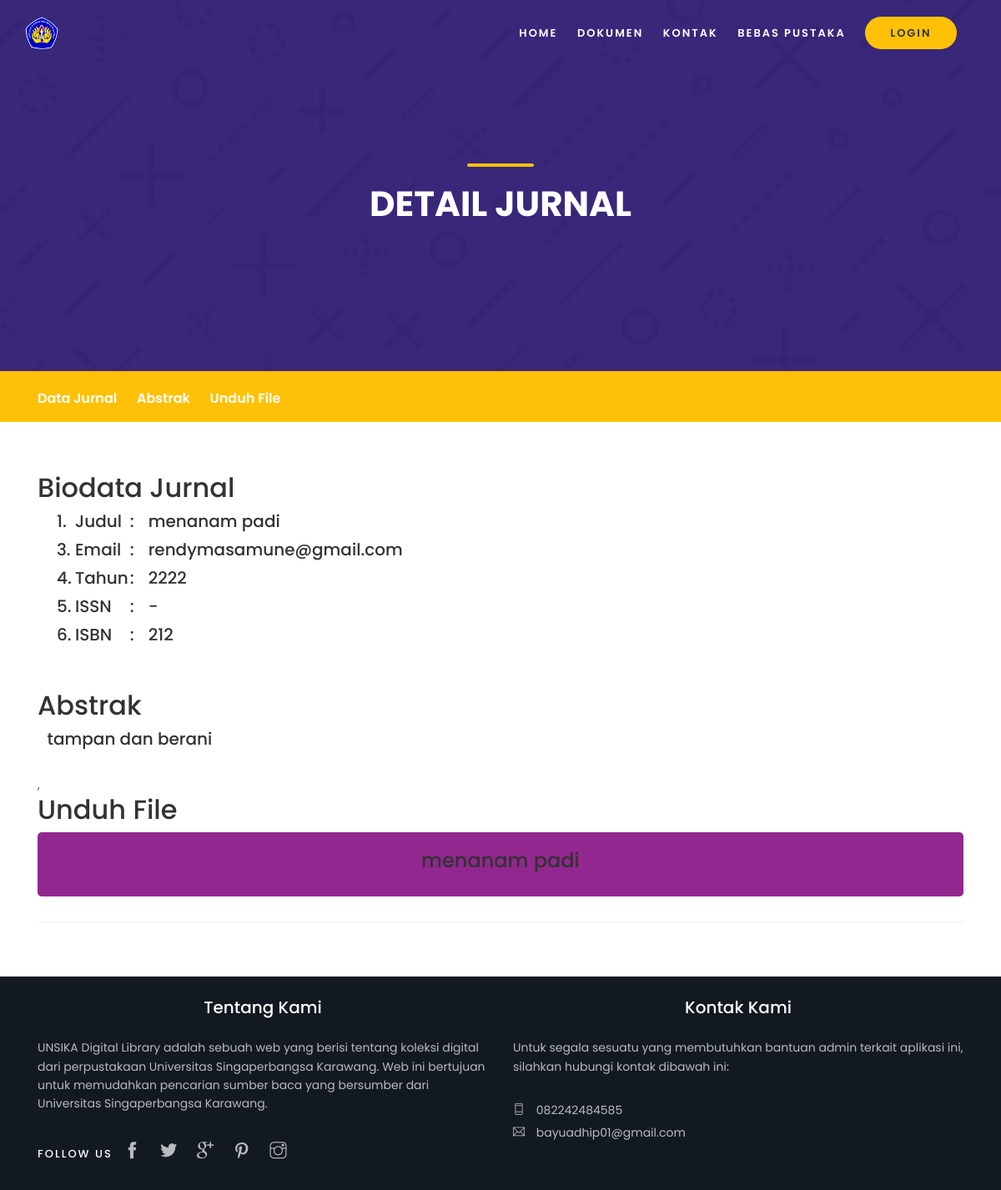
The page /home/detail_jurnal/3 on the database as committed earlier.
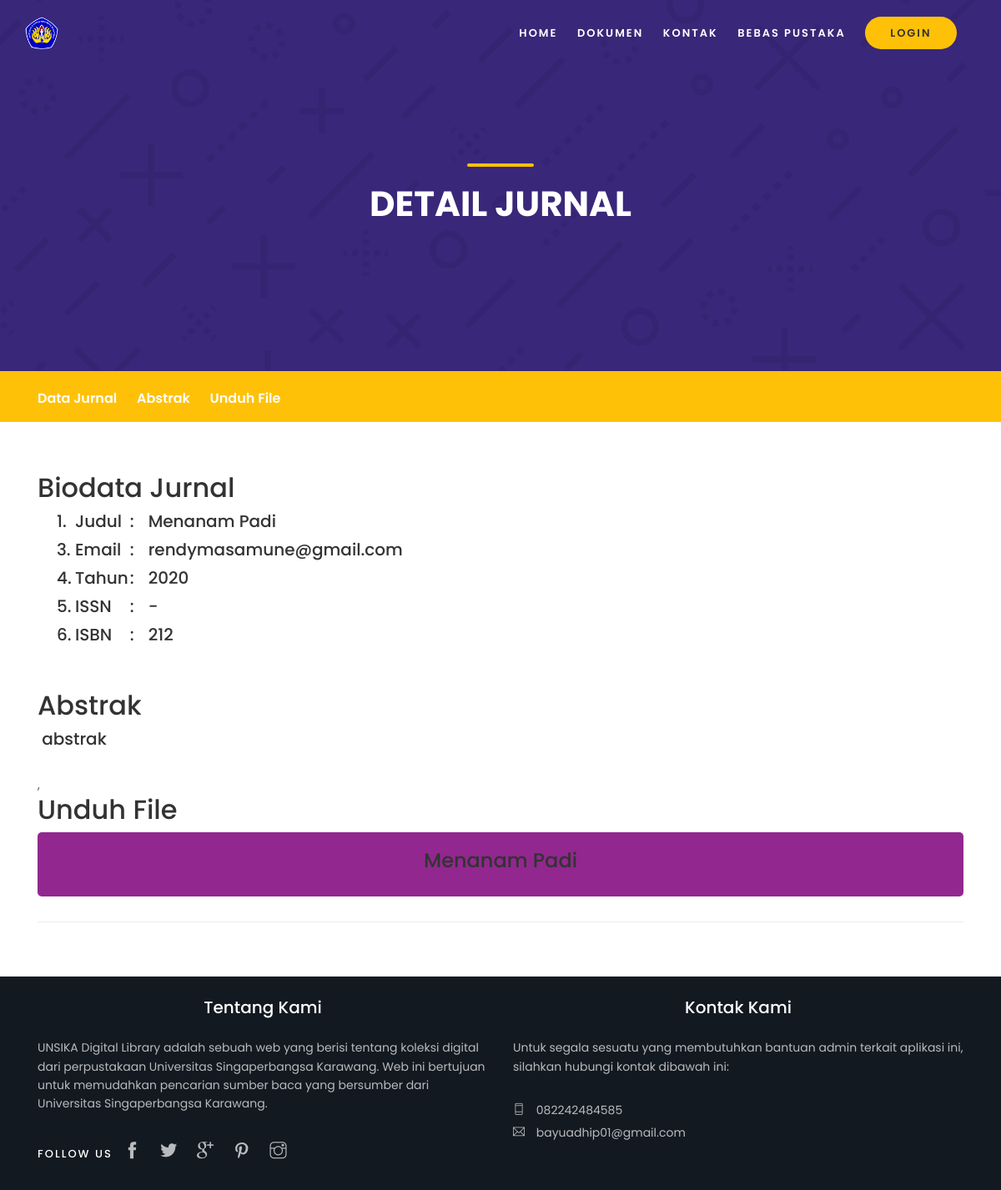
The same page on the database as committed later.
### tables this page shows
CREATE TABLE `jurnal` (
  `id_jurnal` int(11) NOT NULL,
  `judul` varchar(300) NOT NULL,
  `penulis` varchar(300) NOT NULL,
  `abstrak` varchar(1000) NOT NULL,
  `email` varchar(200) NOT NULL,
  `tahun` int(4) NOT NULL,
  `issn` varchar(255) NOT NULL,
  `isbn` varchar(255) NOT NULL,
  `pdf_jurnal` varchar(255) NOT NULL
);

### application/models/jurnal_model.php (called while the page is built, shortened)
<?php defined('BASEPATH') OR exit('No direct script access allowed');
class jurnal_model extends CI_Model
{
    private $_table = "jurnal";
    public function get_jurnal_by_id($id)
    {
        return $this->db->get_where($this->_table,["id_jurnal"=>$id])->row();
    }
}

### application/controllers/Home.php (called while the page is built, shortened)
<?php
class Home extends CI_Controller {
	public function detail_jurnal($id)
	{
		$data['jurnal'] = $this->jurnal_model->get_jurnal_by_id($id);
	}
}

### index.php (called while the page is built, shortened)
<?php
require_once BASEPATH.'core/CodeIgniter.php';

### application/helpers/xss_helper.php (the view)
<?php
    function cetak($str){
        echo htmlentities($str, ENT_QUOTES, 'UTF-8');
    }

Rows that differ between the two databases and show on the page:
changed jurnal: judul "menanam padi rendymasamune@gmail.com 2222 - 212 tampan dan berani menanam padi" → "Menanam Padi rendymasamune@gmail.com 2020 - 212 abstrak Menanam Padi"
